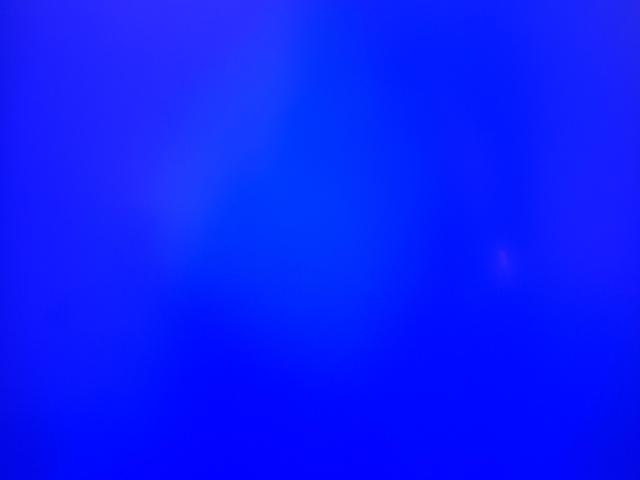
#> input picture colorTesting/images/input/blue/20191112_152537.jpg, 640 x 480 px; its folder holds 3 pictures in this run
$ python plotColorSpectrum.py
#> lines starting #> are read from the running program, lines starting #| are printed output that depends on the picture
import colorsys
import cv2
import glob
import os
import sys
from mpl_toolkits import mplot3d

import numpy as np
import math
import matplotlib.pyplot as plt
from matplotlib.ticker import AutoMinorLocator


def rgb_to_hsl(r, g, b):
    hue = []
    saturation = []
    lightness = []

    for r, g, b in zip(r, g, b):
        h, l, s = colorsys.rgb_to_hls(r / 255, g / 255, b / 255)

        hue.append(h * 360)
        saturation.append(s * 100)
        lightness.append(l * 100)

    return hue, saturation, lightness


def prep_images(color):
    path = os.path.join(os.getcwd(), "images/input", color)

    images = [cv2.imread(file) for file in glob.glob(os.path.join(path, "**/*.jpg"), recursive=True)]

    if not images:
        sys.exit(print("No images in this folder"))

    images = np.concatenate(images)
    b, g, r = cv2.split(images)

    return np.concatenate(r), np.concatenate(g), np.concatenate(b)


def display_rgb(color, r, g, b, size, plot_color):
    # Start plotting environment
    fig = plt.figure()
    ax = fig.add_subplot(111, projection="3d")

    # Set title
    ax.set_title("Red, Green and Blue values", fontsize=20, fontweight="bold", pad=15)

    # Set each axis color
    ax.xaxis.line.set_color("red")
    ax.yaxis.line.set_color("green")
    ax.zaxis.line.set_color("blue")

    # Label each axis
    ax.set_xlabel("Red", fontsize=15, labelpad=20)
    ax.set_ylabel("Green", fontsize=15, labelpad=20)
    ax.zaxis.set_rotate_label(False)
    ax.set_zlabel("Blue", fontsize=15, labelpad=10, rotation=90)

    # Set each label color
    ax.xaxis.label.set_color("red")
    ax.yaxis.label.set_color("green")
    ax.zaxis.label.set_color("blue")

    # Set each axis limits
    ax.set_xlim(0, 255)
    ax.set_ylim(0, 255)
    ax.set_zlim(0, 255)

    # Set each axis ticks
    ax.set_xticks(np.arange(255, step=50))
    ax.xaxis.set_tick_params(labelsize=15)
    ax.set_yticks(np.arange(255, step=50))
    ax.yaxis.set_tick_params(labelsize=15)
    ax.set_zticks(np.arange(255, step=50))
    ax.zaxis.set_tick_params(labelsize=15)

    # Set each tick color
    ax.tick_params(axis="x", colors="red")
    ax.xaxis._axinfo["tick"]["color"] = "red"
    ax.tick_params(axis="y", colors="green")
    ax.yaxis._axinfo["tick"]["color"] = "green"
    ax.tick_params(axis="z", colors="blue")
    ax.zaxis._axinfo["tick"]["color"] = "blue"

    # Set each axis grid color
    ax.xaxis._axinfo["grid"]["color"] = "red"
    ax.xaxis._axinfo["grid"]["linestyle"] = "dashed"
    ax.yaxis._axinfo["grid"]["color"] = "green"
    ax.yaxis._axinfo["grid"]["linestyle"] = "dashed"
    ax.zaxis._axinfo["grid"]["color"] = "blue"
    ax.zaxis._axinfo["grid"]["linestyle"] = "dashed"

    # Get rid of colored axes planes
    ax.xaxis.pane.fill = False
    ax.yaxis.pane.fill = False
    ax.zaxis.pane.fill = False
    ax.xaxis.pane.set_edgecolor("white")
    ax.yaxis.pane.set_edgecolor("white")
    ax.zaxis.pane.set_edgecolor("white")

    # Plot all the pixels
    ax.scatter3D(r, g, b, s=size, c=plot_color)

    # Save plot
    plt.tight_layout()
    ax.view_init(azim=-135, elev=15)

    path = os.path.join(os.getcwd(), "images/output", color)
    plt.savefig(os.path.join(path, "rgb.png"), dpi=300, transparent=False, bbox_inches="tight", pad_inches=1)

    # Close plot
    plt.close(fig)


def display_hue_histogram(color, h, plot_color):
    # Start plotting environment
    fig = plt.figure()
    ax = plt.axes()

    # Set title
    ax.set_title("Hue histogram", fontsize=20, fontweight="bold", pad=15)

    # Set each axis color
    ax.spines["bottom"].set_color("red")
    ax.spines["top"].set_color("red")
    ax.spines["left"].set_color("black")
    ax.spines["right"].set_color("black")

    # Label each axis
    ax.set_xlabel("Hue", fontsize=15, labelpad=5)
    ax.set_ylabel("Amount of pixels", fontsize=15, labelpad=5)

    # Set each label color
    ax.xaxis.label.set_color("red")
    ax.yaxis.label.set_color("black")

    # Set each axis ticks
    x_min, x_max = get_xaxis_limits(h)
    if x_max - x_min <= 180:
        plt.xticks(np.arange(x_min, x_max + 1, step=20), fontsize=15)
        ax.xaxis.set_minor_locator(AutoMinorLocator(4))
    else:
        plt.xticks(np.arange(x_min, x_max + 1, step=60), fontsize=15)
        ax.xaxis.set_minor_locator(AutoMinorLocator(6))
    plt.yticks(fontsize=15)

    # Set each tick color
    ax.tick_params(axis="x", length=5, pad=10, colors="red")
    ax.tick_params(axis="y", length=5, pad=10, colors="black")
    ax.tick_params(which="minor", length=3, color="red")

    # Set each axis grid color
    plt.grid(axis="x", color="red", linestyle="--")
    plt.grid(axis="y", color="black", linestyle="--")

    # Plot Hue histogram
    h = [int(round(hue)) for hue in h]
    plt.hist(h, max(h) - min(h) + 1, facecolor=plot_color)

    # Set each axis limits
    ax.set_xlim(x_min, x_max)
    ax.set_ylim(0, ax.get_yticks()[-2])

    # Add min and max line to plot
    plt.axvline(min(h), linewidth=1, color="blue", linestyle="-.", label="min: {}".format(min(h)))
    plt.axvline(max(h), linewidth=1, color="red", linestyle="-.", label="max: {}".format(max(h)))

    # Show plot
    chartBox = ax.get_position()
    ax.set_position([chartBox.x0, chartBox.y0, chartBox.width * 0.6, chartBox.height])
    ax.legend(loc='upper left', bbox_to_anchor=(1, 1), ncol=1)
    plt.tight_layout()

    path = os.path.join(os.getcwd(), "images/output", color)
    plt.savefig(os.path.join(path, "hueHist.png"), dpi=300, transparent=False, bbox_inches="tight", pad_inches=1)

    # Close plot
    plt.close(fig)


def display_hsl(color, h, s, l, size, plot_color):
    # Start plotting environment
    fig = plt.figure()
    ax = fig.add_subplot(111, projection="3d")

    # Set title
    ax.set_title("Hue, Saturation and Lightness values", fontsize=20, fontweight="bold", pad=15)

    # Set each axis color
    ax.w_xaxis.line.set_color("red")
    ax.w_yaxis.line.set_color("green")
    ax.w_zaxis.line.set_color("blue")

    # Label each axis
    ax.set_xlabel("Hue", fontsize=15, labelpad=20)
    ax.set_ylabel("Saturation", fontsize=15, labelpad=20)
    ax.zaxis.set_rotate_label(False)
    ax.set_zlabel("Lightness", fontsize=15, labelpad=10, rotation=90)

    # Set each label color
    ax.xaxis.label.set_color("red")
    ax.yaxis.label.set_color("green")
    ax.zaxis.label.set_color("blue")

    # Set each axis limits
    ax.set_xlim(0, 360)
    ax.set_ylim(0, 100)
    ax.set_zlim(0, 100)

    # Set each axis ticks
    ax.set_xticks(np.arange(361, step=60))
    ax.xaxis.set_tick_params(labelsize=15)
    ax.set_yticks(np.arange(101, step=20))
    ax.yaxis.set_tick_params(labelsize=15)
    ax.set_zticks(np.arange(101, step=20))
    ax.zaxis.set_tick_params(labelsize=15)

    # Set each tick color
    ax.tick_params(axis="x", colors="red")
    ax.xaxis._axinfo["tick"]["color"] = "red"
    ax.tick_params(axis="y", colors="green")
    ax.yaxis._axinfo["tick"]["color"] = "green"
    ax.tick_params(axis="z", colors="blue")
    ax.zaxis._axinfo["tick"]["color"] = "blue"

    # Set each axis grid color
    ax.xaxis._axinfo["grid"]["color"] = "red"
    ax.xaxis._axinfo["grid"]["linestyle"] = "dashed"
    ax.yaxis._axinfo["grid"]["color"] = "green"
    ax.yaxis._axinfo["grid"]["linestyle"] = "dashed"
    ax.zaxis._axinfo["grid"]["color"] = "blue"
    ax.zaxis._axinfo["grid"]["linestyle"] = "dashed"

    # Get rid of colored axes planes
    # First remove fill
    ax.xaxis.pane.fill = False
    ax.yaxis.pane.fill = False
    ax.zaxis.pane.fill = False

    # Now set color to white (or whatever is "invisible")
    ax.xaxis.pane.set_edgecolor('w')
    ax.yaxis.pane.set_edgecolor('w')
    ax.zaxis.pane.set_edgecolor('w')

    # Plot all the pixels
    ax.scatter3D(h, s, l, s=size, c=plot_color)

    # Save plot
    plt.tight_layout()
    ax.view_init(azim=-135, elev=15)

    path = os.path.join(os.getcwd(), "images/output", color)
    plt.savefig(os.path.join(path, "hsl3D.png"), dpi=300, transparent=False, bbox_inches="tight", pad_inches=1)

    # set up a figure twice as wide as it is tall
    fig = plt.figure(figsize=plt.figaspect(1 / 2))

    # ===============
    # First subplot
    # ===============
    # set up the axes for the first plot
    ax = fig.add_subplot(1, 2, 1)

    # Set title
    ax.set_title("Hue and Saturation values", fontsize=20, fontweight="bold", pad=15)

    # Set each axis color
    ax.spines["bottom"].set_color("red")
    ax.spines["top"].set_color("red")
    ax.spines["left"].set_color("green")
    ax.spines["right"].set_color("green")

    # Label each axis
    ax.set_xlabel("Hue", fontsize=15, labelpad=5)
    ax.set_ylabel("Saturation", fontsize=15, labelpad=5)

    # Set each label color
    ax.xaxis.label.set_color("red")
    ax.yaxis.label.set_color("green")

    # Set each axis limits
    x_min, x_max = get_xaxis_limits(h)
    ax.set_xlim(x_min, x_max)
    ax.set_ylim(0, 100)

    # Set each axis ticks
    if x_max - x_min <= 180:
        plt.xticks(np.arange(x_min, x_max + 1, step=20), fontsize=15)
        ax.xaxis.set_minor_locator(AutoMinorLocator(4))
    else:
        plt.xticks(np.arange(x_min, x_max + 1, step=60), fontsize=15)
        ax.xaxis.set_minor_locator(AutoMinorLocator(6))

    plt.yticks(np.arange(101, step=20), fontsize=15)
    ax.yaxis.set_minor_locator(AutoMinorLocator(4))

    # Set each tick color
    ax.tick_params(axis="x", length=5, pad=10, colors="red")
    ax.tick_params(axis="y", length=5, pad=10, colors="green")
    ax.tick_params(axis="x", which="minor", length=3, color="red")
    ax.tick_params(axis="y", which="minor", length=3, color="green")

    # Set each axis grid color
    plt.grid(axis="x", color="red", linestyle="--")
    plt.grid(axis="y", color="green", linestyle="--")

    # Plot all the pixels
    plt.scatter(h, s, s=size, c=plot_color)

    # ===============
    # Second subplot
    # ===============
    # set up the axes for the second plot
    ax = fig.add_subplot(1, 2, 2)

    # Set title
    ax.set_title("Hue and Lightness values", fontsize=20, fontweight="bold", pad=15)

    # Set each axis color
    ax.spines["bottom"].set_color("red")
    ax.spines["top"].set_color("red")
    ax.spines["left"].set_color("blue")
    ax.spines["right"].set_color("blue")

    # Label each axis
    ax.set_xlabel("Hue", fontsize=15, labelpad=5)
    ax.set_ylabel("Lightness", fontsize=15, labelpad=5)

    # Set each label color
    ax.xaxis.label.set_color("red")
    ax.yaxis.label.set_color("blue")

    # Set each axis limits
    ax.set_xlim(x_min, x_max)
    ax.set_ylim(0, 100)

    # Set each axis ticks
    x_min, x_max = get_xaxis_limits(h)
    if x_max - x_min <= 180:
        plt.xticks(np.arange(x_min, x_max + 1, step=20), fontsize=15)
        ax.xaxis.set_minor_locator(AutoMinorLocator(4))
    else:
        plt.xticks(np.arange(x_min, x_max + 1, step=60), fontsize=15)
        ax.xaxis.set_minor_locator(AutoMinorLocator(6))

    plt.yticks(np.arange(101, step=20), fontsize=15)
    ax.yaxis.set_minor_locator(AutoMinorLocator(4))

    # Set each tick color
    ax.tick_params(axis="x", length=5, pad=10, colors="red")
    ax.tick_params(axis="y", length=5, pad=10, colors="blue")
    ax.tick_params(axis="x", which="minor", length=3, color="red")
    ax.tick_params(axis="y", which="minor", length=3, color="blue")

    # Set each axis grid color
    plt.grid(axis="x", color="red", linestyle="--")
    plt.grid(axis="y", color="blue", linestyle="--")

    # Plot all the pixels
    plt.scatter(h, l, s=size, c=plot_color)

    # Save plot
    plt.tight_layout()

    path = os.path.join(os.getcwd(), "images/output", color)
    plt.savefig(os.path.join(path, "hsl.png"), dpi=300, transparent=False, bbox_inches="tight", pad_inches=1)

    # Close plot
    plt.close(fig)


def get_xaxis_limits(h):
    if max(h) - min(h) <= 180:
        x_min = round(min(h) / 20) * 20 - 20
        x_max = round(max(h) / 20) * 20 + 20
    else:
        x_min = round(min(h) / 60) * 60 - 60
        x_max = round(max(h) / 60) * 60 + 60

    if x_min < 10:
        x_min = 0
    if x_max > 350:
        x_max = 360

    return x_min, x_max


def plot_color_spectrum(colors):
    for color in colors:
        R, G, B = prep_images(color)
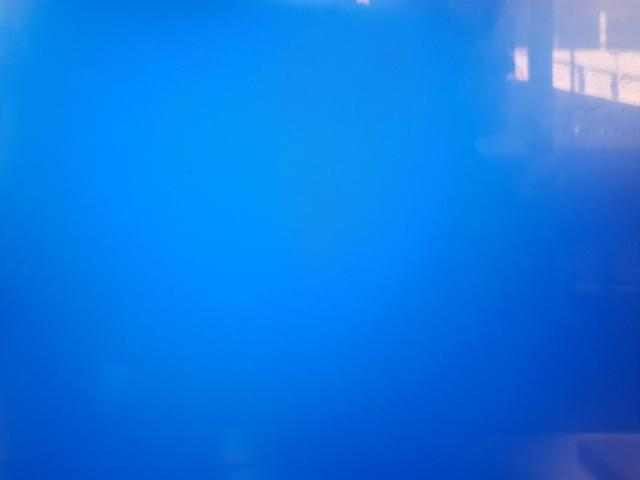
#> input picture colorTesting/images/input/blue/20191112_153405.jpg, 640 x 480 px
#> in prep_images, `images = np.concatenate(images)`:
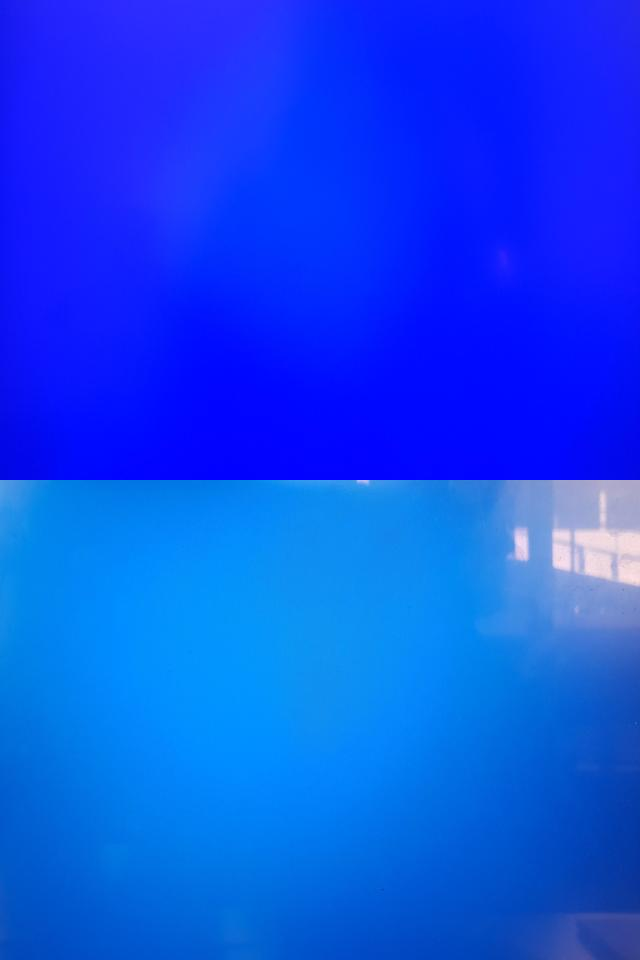
#> images: shape (960, 640, 3); mean of channels 0, 1, 2 239.7, 74, 13.1; drawn as B, G, R
#> in prep_images, `b, g, r = cv2.split(images)`:
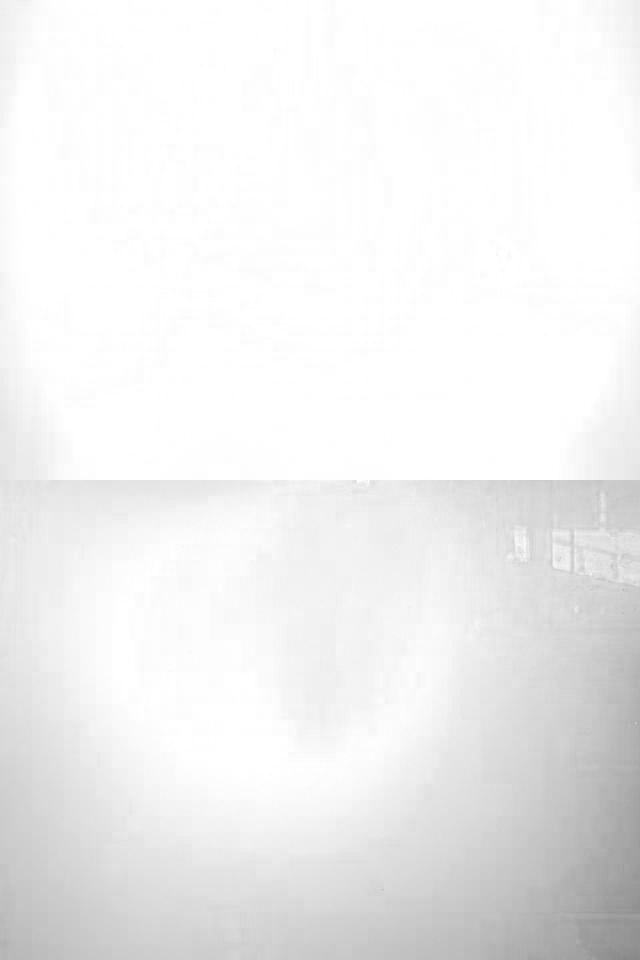
#> b: shape (960, 640); min 135, max 255, mean 239.7
#> in prep_images, `b, g, r = cv2.split(images)`:
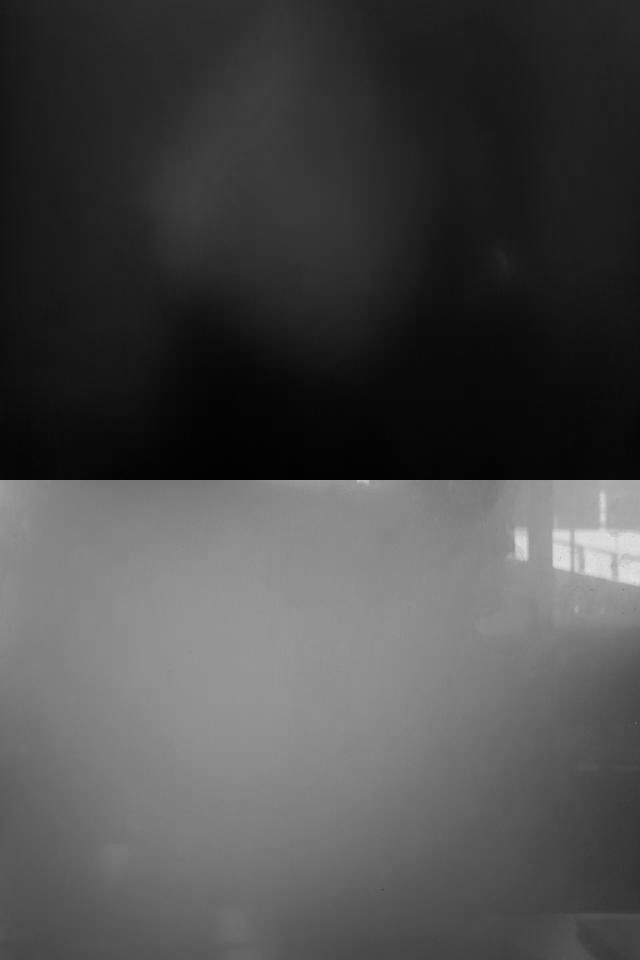
#> g: shape (960, 640); min 1, max 229, mean 74
#> in prep_images, `b, g, r = cv2.split(images)`:
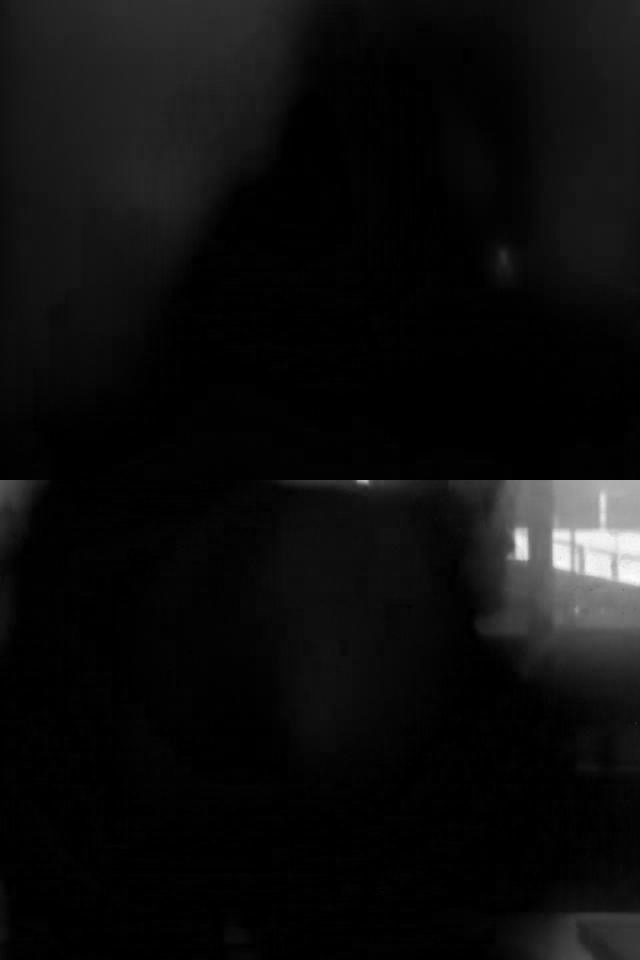
#> r: shape (960, 640); min 0, max 255, mean 13.1
        display_rgb(color, R, G, B, 1, "black")
#> in display_rgb, `plt.savefig(os.path.join(path, "rgb.png"), dpi=300, transparent=False,..`:
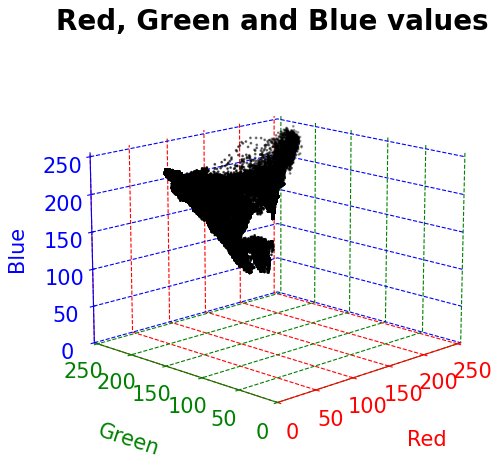
#> figure drawn by matplotlib, 1 panel

        H, S, L = rgb_to_hsl(R, G, B)
#> the loop in rgb_to_hsl, `for r, g, b in zip(r, g, b):` made 614400 passes
#> (r, g, b, h, l, s) on passes 1 to 3: (20, 27, 239, 0.661, 0.508, 0.873), (20, 27, 239, 0.661, 0.508, 0.873), (21, 26, 239, 0.663, 0.51, 0.872)
#> after the loop in rgb_to_hsl, `for r, g, b in zip(r, g, b):`: hue = 614400 items
#> H = 614400 items; S = 614400 items; L = 614400 items
        display_hue_histogram(color, H, "black")
#> in get_xaxis_limits, `x_min = round(min(h) / 60) * 60 - 60`: x_min = -60
#> in get_xaxis_limits, `x_max = round(max(h) / 60) * 60 + 60`: x_max = 420
#> in display_hue_histogram, `x_min, x_max = get_xaxis_limits(h)`: x_min = 0; x_max = 360
#> in display_hue_histogram, `h = [int(round(hue)) for hue in h]`: h = 614400 items
#> in display_hue_histogram, `plt.savefig(os.path.join(path, "hueHist.png"), dpi=300, transparent=Fa..`:
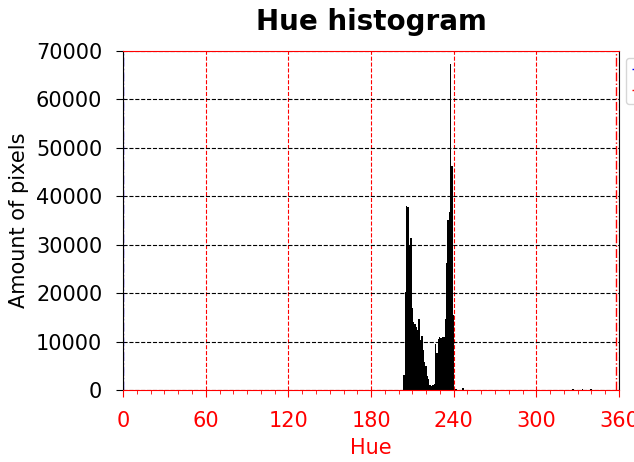
#> figure drawn by matplotlib, 1 panel; tallest bar 67348 high, from x = 237.3 to 238.3
        display_hsl(color, H, S, L, 1, "black")


colors = ["blue", "blueGreen", "green", "pink", "red", "white", "yellow"]
#> (the run stopped early here; a loop or call above may not have finished)
